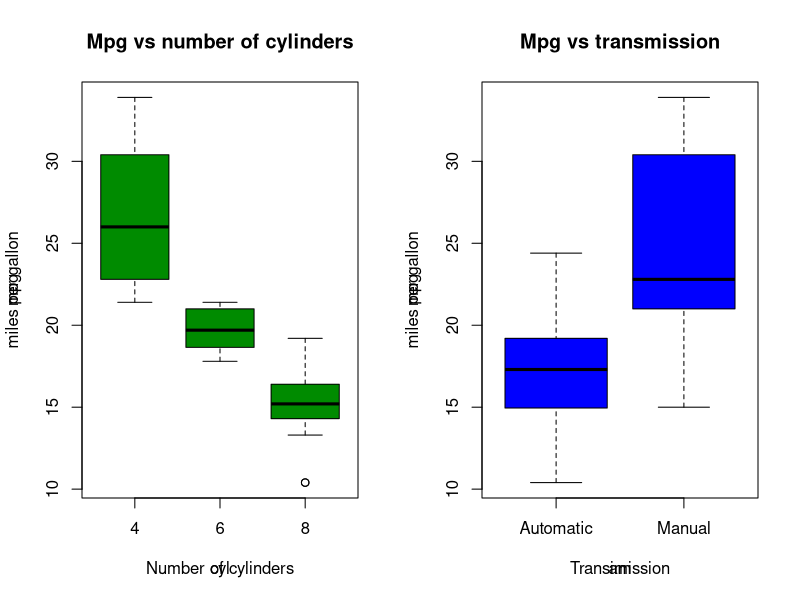

Here is the R script that generated this plot:
## ---- chunk 1
data(mtcars)
## ---- chunk 2
par(mfrow=c(1,2))
with(mtcars, 
{
         boxplot(mpg~cyl,col="green4")
         title(main="Mpg vs number of cylinders", xlab = "Number of cylinders", ylab="miles per gallon")
         boxplot(mpg~am,col="blue", xaxt="n")
         title(main="Mpg vs transmission", xlab = "Transimission", ylab="miles per gallon")        
         axis(1, at=1:2, labels=c("Automatic", "Manual"))
})
